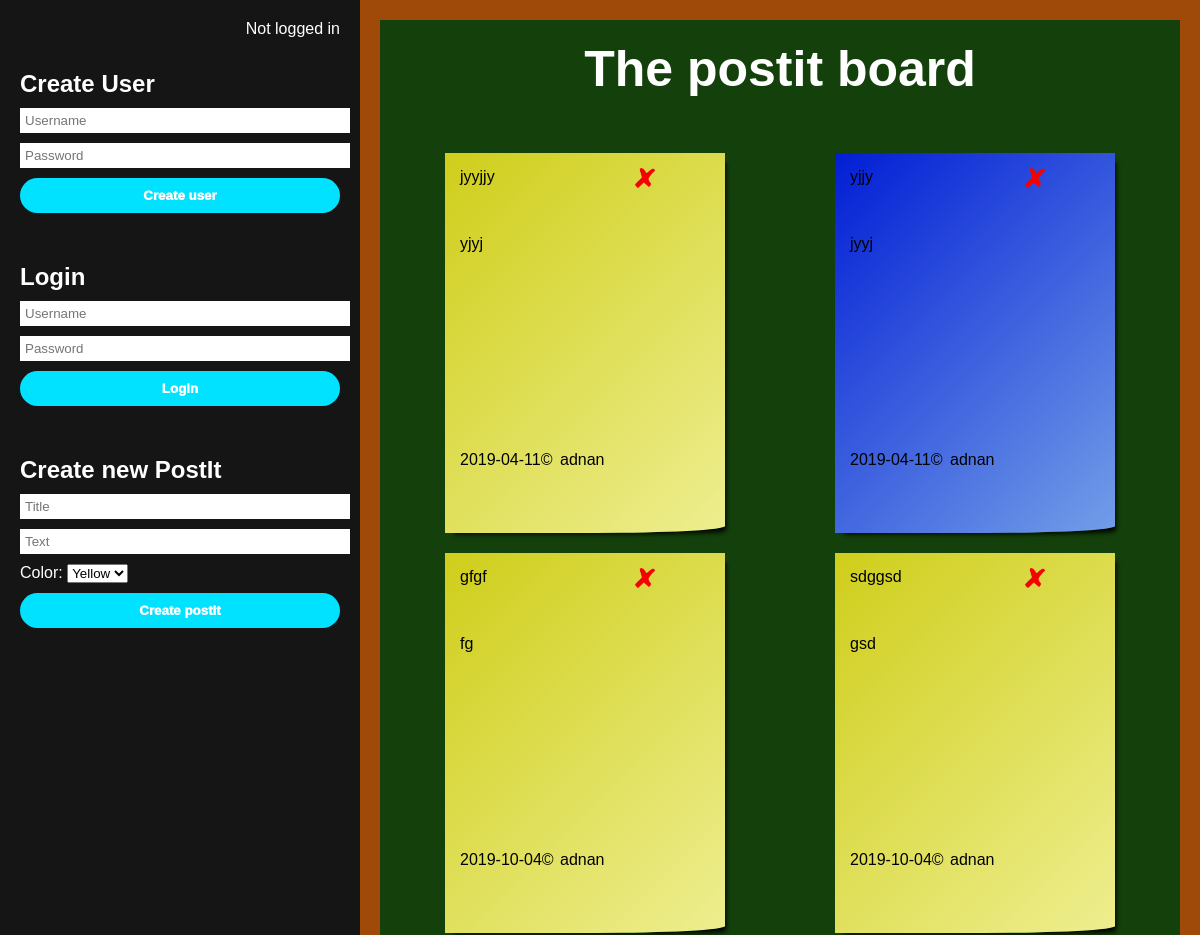
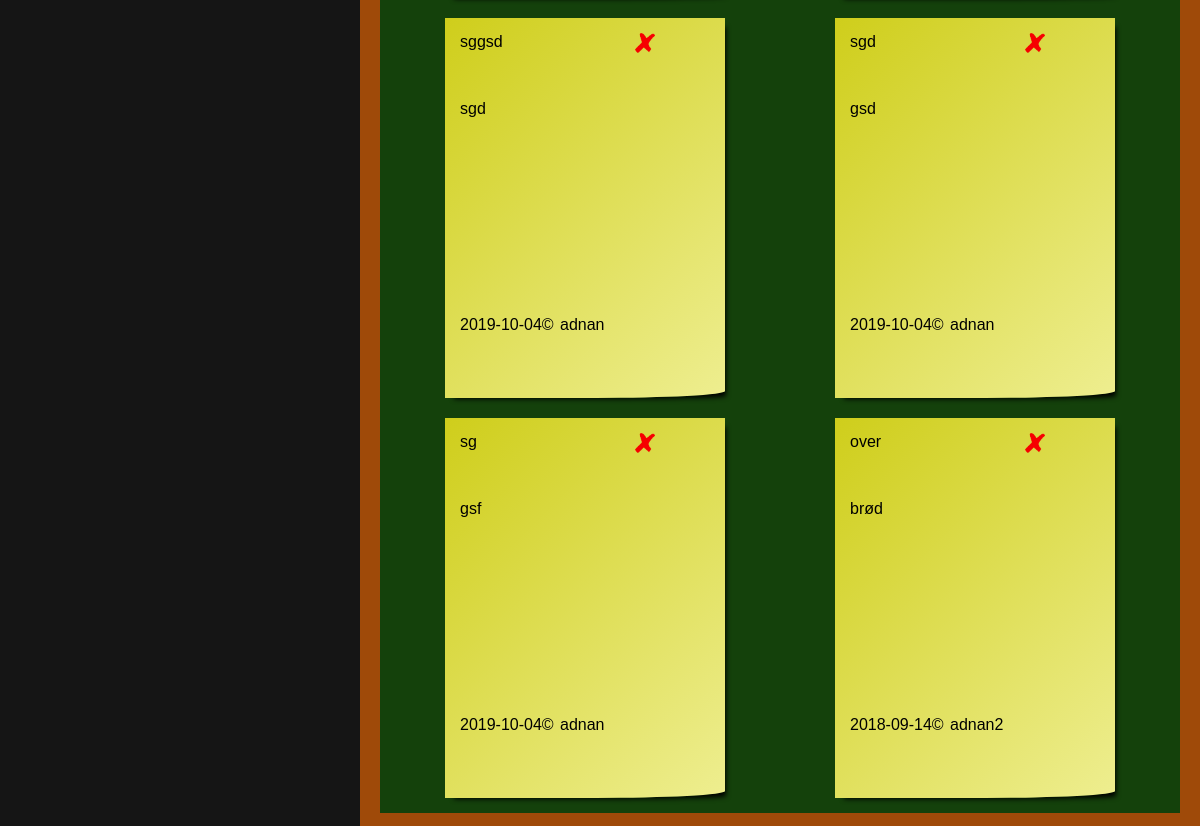
The app's page /postitboard.php with its own data (2 pictures, top to bottom).
### tables this page shows
CREATE TABLE `pi_postit` (
  `id` int(11) NOT NULL,
  `createdate` datetime DEFAULT CURRENT_TIMESTAMP,
  `headertext` varchar(45) DEFAULT NULL,
  `bodytext` varchar(100) DEFAULT NULL,
  `color_id` int(11) NOT NULL,
  `users_id` int(11) NOT NULL
);

CREATE TABLE `pi_users` (
  `id` int(11) NOT NULL,
  `username` varchar(45) DEFAULT NULL,
  `pwhash` varchar(255) DEFAULT NULL
);

### postitboard.php (the view, shortened to what this page needs)
<!doctype html>
<html>
<head>
	<link rel="stylesheet" href="style.css">
</head>
<body>
	<div class="container">
		<div id="left">
			<div id="innerLeft">
			<div class="loginInfo">
			<p class="loggedInText">
	<?php
			if(isset($_SESSION['users_id'])){
			echo 'Currently logged in as '.$_SESSION['uname'].' with id='.$_SESSION['users_id'];
		}
	else{
		echo 'Not logged in';
	}
	?>
				</p>
	</div>
	<div class="createUser">
	<form action="create-user.php" method="post" class="mb-5">
			<h2>Create User</h2>
			<input type="text" autocomplete="off" name="un" placeholder="Username" class="inputLeft" required>
			<input type="password" autocomplete="off" name="pw" placeholder="Password" class="inputLeft" required>
			<button type="submit">Create user</button>
	</form>
	</div>
	<div class="login">
	<form action="login.php" method="post" class="mb-5">
			<h2>Login</h2>
			<input type="text" name="un" placeholder="Username" class="inputLeft" required>
			<input type="password" name="pw" placeholder="Password" class="inputLeft" required>
			<button type="submit">Login</button>
	</form>
	</div>
	<div class="create">
	<h2>Create new PostIt</h2>
	<form action="docreatepostit.php" method="post">
		<input type="text" name="headertext" maxlength="20" placeholder="Title" class="inputLeft">
		<input type="text" name="bodytext" maxlength="500" rows="5" placeholder="Text" class="inputLeft">
		Color:
		<select name="color_id" required>
<?php
			require_once('dbcon.php');
			$sql = 'SELECT id, colorname FROM pi_color';
			$stmt = $link->prepare($sql);
			$stmt->execute();
			$stmt->bind_result($cid, $cnam);
			while($stmt->fetch()){
				echo '<option value="'.$cid.'">'.$cnam.'</option>';
			}
?>
		</select>
		<button type="submit">Create postit</button>
	</form>
	</div>
</div>
</div>
		<div id="right">
	<div id="postit-board">
		<h1>The postit board</h1>
<?php
	require_once('dbcon.php');
	$sql = 'SELECT pi_postit.id AS pid, date(createdate), headertext, bodytext, pi_users.id AS users_id, username, cssclass
FROM pi_postit, pi_users, pi_color
WHERE users_id=pi_users.id
AND color_id = pi_color.id';
	$stmt = $link->prepare($sql);
	$stmt->execute();
	$stmt->bind_result($pid, $createdate, $headertext, $bodytext, $userid, $username, $cssclass);
	while($stmt->fetch()){ ?>
<div class="postit draggable">
	<div class="postit <?php echo $cssclass ?>">
		<p class="header"><?php echo $headertext?></p>
		<div class="delete">
			<form action="dodeletepostit.php" method="post">
				<div class="delete-img">
					<input type="image" src="delete-img.png" title="Delete" width="20" height="20" alt="Delete">
				</div>
			</form>
		</div>
		<p class="text"><?php echo $bodytext?></p>
		<p class="date"><?php echo $createdate?>&copy;</p><p class="username"><?php echo $username?></p>
	</div>
		</div>
<?php
	}
?>
		</div>
			</div>
			</div>
</body>
</html>

### style.css (style rules this page uses)
* { margin: 0; padding: 0; }
body { font-family: 'verdana', 'helvetica', sans-serif; }
.container { display: flex; flex-wrap: wrap; }
button { border: none; padding: 10px 20px 10px 20px; background-color: #00e2ff; color: white; font-weight: 1000; border-radius: 20px; width: 100%; margin-bottom: 30px; transition: 0.5s; }
.inputLeft { padding: 5px; border-style: none; width: 100%; margin-bottom: 10px; }
h1 { width: 100%; text-align: center; color: white; margin-top: 20px; font-weight: bold; font-size: 50px; }
h2 { margin-bottom: 10px; }
#left { width: 30%; background-color: #151515; color: white; }
#innerLeft { padding: 20px; }
.loginInfo { float: right; }
.loggedInText { margin-bottom: 5px; }
.createUser { margin-top: 50px; margin-bottom: 20px; }
.login { margin-bottom: 20px; }
select { margin-bottom: 10px; }
#right { width: 70%; }
#postit-board { margin: auto; display: flex; flex-wrap: wrap; justify-content: space-around; background-color: #14410B; border: 20px solid #9F4A09; padding: 0px 10px 50px 10px; min-height: 800px; }
.postit { height: 350px; width: 280px; text-align: justify; word-wrap: break-word; margin-top: 20px; display: flex; flex-wrap: wrap; padding: 15px; border-bottom-right-radius: 130px 7px; }
.header { height: 50px; width: 70%; }
.text { height: 200px; width: 100%; }
.date { height: 50px; width: 40%; }
.username { height: 50px; width: 40%; }
.postityellow { background: linear-gradient(135deg, #CFCE1B, #EEEE90); box-shadow: 5px 5px 5px -4px black; }
.postitblue { background: linear-gradient(135deg, #021ED5, #739EE8); box-shadow: 5px 5px 5px -4px black; }

### records on screen
pi_postit: headertext "jyyjjy", bodytext "yjyj", createdate "2019-04-11", users.username "adnan"
pi_postit: headertext "yjjy", bodytext "jyyj", createdate "2019-04-11", users.username "adnan"
pi_postit: headertext "gfgf", bodytext "fg", createdate "2019-10-04", users.username "adnan"
pi_postit: headertext "sdggsd", bodytext "gsd", createdate "2019-10-04", users.username "adnan"
pi_postit: headertext "sggsd", bodytext "sgd", createdate "2019-10-04", users.username "adnan"
pi_postit: headertext "sgd", bodytext "gsd", createdate "2019-10-04", users.username "adnan"
pi_postit: headertext "sg", bodytext "gsf", createdate "2019-10-04", users.username "adnan"
pi_postit: headertext "over", bodytext "brød", createdate "2018-09-14", users.username "adnan2"

### other values on screen
form field color_id "Yellow"
